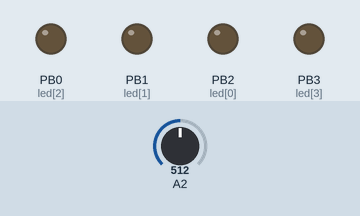
This sketch was run on a simulated ATtiny85, built with avr-gcc and run on an emulated ATtiny85. Shown: output pins drawn as LEDs (lit = HIGH). Inputs (shaded band) come from the test bench; at power-on: A2 = 512.

Above: at 1.2 s.
1.3 s: A2 set to 390
3.3 s: A2 set to 407
At 3.94 s:
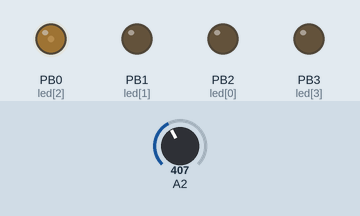
At 6.22 s:
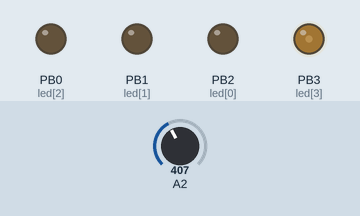
9.3 s: A2 set to 90
At 10.5 s:
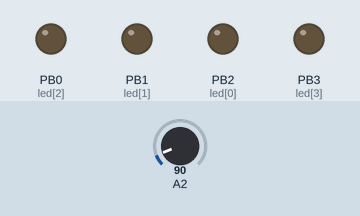
Timing chart, 0 to 12.3 s (numbered marks = the images above; inputs shaded):
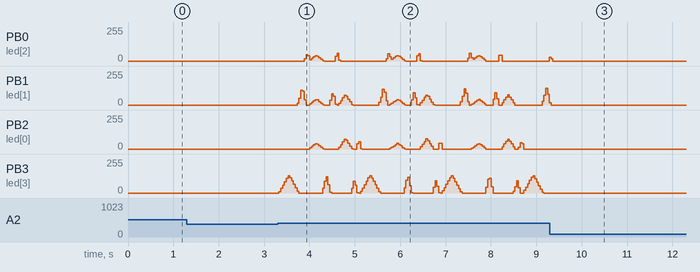

The sketch:

a_tinySoftPWM_exampleCircuit.ino
```cpp
/*Software PWM on Attiny85
 Ernst Christensen 16.okt. 2011
 copied from here: http://arduino.cc/forum/index.php/topic,75334.0.html
 */

int led[]={
  2,1,0,3};
int count=0;
//int delayTime = 20;

int maxBrightness=100;
int arousalValue=0;
int button=0;
double dLay=20;
double lightNum=0;

void setup(){
  for (int z=0;z<5;z++){
    pinMode(led[z],OUTPUT);
  } //for z

  pinMode(4,INPUT);
  digitalWrite(4, HIGH);
}


void loop(){


if (lightNum==0.0)
   checkButton();

if (button==0)
  return;

//one light
if (button==1){
  if (int(lightNum)==0){
    doLED(0,2,20, 60);
  }
 checkButton();

 //two lights
  if (int(lightNum)==1){
    doLED(1,5,20, 120);
    doLED(0,3,20, 120);
    doLED(1,4,20, 120);
    doLED(2,3,40, 120);
    doLED(0,2,40, 120);
  }
 checkButton();

 // three lights:
  if (int(lightNum)==2) {
    doLED(0,2,10, 100);
    doLED(1,3,10, 100);
    doLED(0,4,10, 200);
    doLED(0,2,10, 100);
  }
 checkButton();

  if (int(lightNum)==3){
    doLED(0,3,1,150);
    doLED(3,4,1,200);
    doLED(1,2,1,150);
    doLED(2,3,1,100);
    doLED(0,2,1,200);
    doLED(3,4,1,150);
    doLED(0,1,1,100);
    doLED(3,4,5,150);
    doLED(1,2,1,200);
    doLED(4,5,1,100);

  }
 checkButton();

  if (maxBrightness>254)
    maxBrightness=254;

  if (lightNum>3)
    lightNum=3;

  if (dLay<1)
    dLay=1;

  }
}


void doLED(int ledStart,int ledEnd,int delayTime,int bright){

    for (int x=1;x<bright;x++){
      for (int y=ledStart;y<ledEnd;y++) spwm(x,led[y],delayTime);

        arousalValue = analogRead(2);
        if (arousalValue < 400 && arousalValue > 0 ){
              button=1;
              lightNum+=0.01;
              return;

          if (arousalValue < 100){
              button=-1;
          }
        }
          arousalValue=0;


    }
    for (int x=bright;x>1;x--){
      for (int y=ledStart;y<ledEnd;y++) spwm(x,led[y],delayTime);


        arousalValue = analogRead(2);
        if (arousalValue < 400 && arousalValue > 0 ){
              button=1;
              lightNum+=0.01;
              return;
          if (arousalValue < 100){
              button=-1;
          }
        }
          arousalValue=0;

    }


}

void checkButton(){


  arousalValue = analogRead(2);
  if (arousalValue < 400 && arousalValue > 0 ){
        button=1;
        lightNum+=0.01;
    if (arousalValue < 100){
        button=-1;
    }
  }
    arousalValue=0;

}


void spwm(int freq,int pin,int sp){

  //on
  digitalWrite(pin,HIGH);
  delayMicroseconds(sp*freq);

  // off
  digitalWrite(pin,LOW);
  delayMicroseconds(sp*(255-freq));


} //spwm
```

Measured:
- after the input at 9.3 s, PB1 (led[1]): goes on until 9.3 s, then stays 0/255; PB2 (led[0]), PB3 (led[3]): stops changing and stays 0/255
